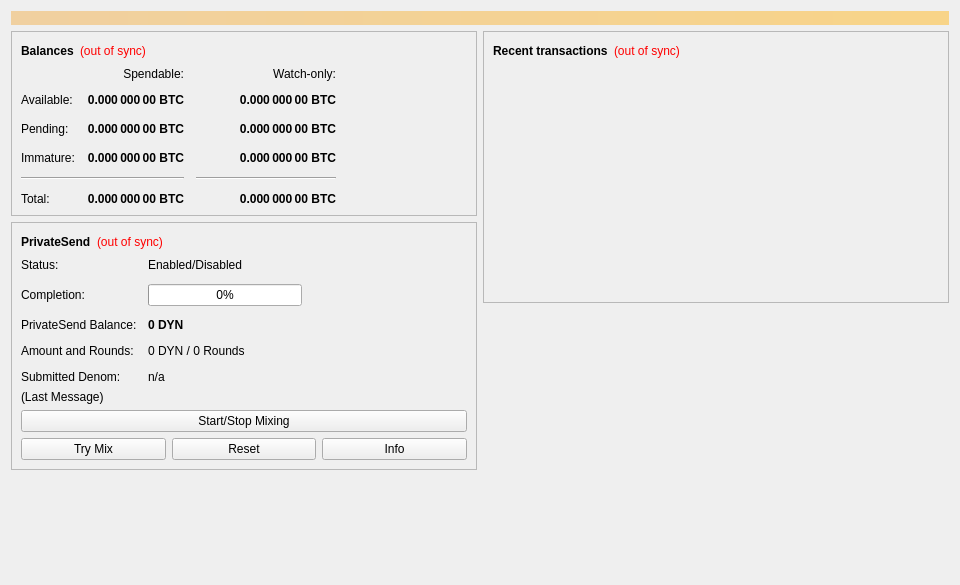
<?xml version="1.0" encoding="UTF-8"?>
<ui version="4.0">
 <class>OverviewPage</class>
 <widget class="QWidget" name="OverviewPage">
  <property name="geometry">
   <rect>
    <x>0</x>
    <y>0</y>
    <width>960</width>
    <height>585</height>
   </rect>
  </property>
  <property name="minimumSize">
   <size>
    <width>960</width>
    <height>0</height>
   </size>
  </property>
  <property name="windowTitle">
   <string>Form</string>
  </property>
  <layout class="QVBoxLayout" name="topLayout">
   <item>
    <widget class="QLabel" name="labelAlerts">
     <property name="visible">
      <bool>false</bool>
     </property>
     <property name="styleSheet">
      <string notr="true">background-color: qlineargradient(x1: 0, y1: 0, x2: 1, y2: 0, stop:0 #F0D0A0, stop:1 #F8D488); color:#000000;</string>
     </property>
     <property name="wordWrap">
      <bool>true</bool>
     </property>
     <property name="margin">
      <number>3</number>
     </property>
    </widget>
   </item>
   <item>
    <layout class="QHBoxLayout" name="horizontalLayout" stretch="1,1">
     <item>
      <layout class="QVBoxLayout" name="verticalLayout_2">
       <item>
        <widget class="QFrame" name="frame">
         <property name="frameShape">
          <enum>QFrame::StyledPanel</enum>
         </property>
         <property name="frameShadow">
          <enum>QFrame::Raised</enum>
         </property>
         <layout class="QVBoxLayout" name="verticalLayout_4">
          <item>
           <layout class="QHBoxLayout" name="horizontalLayout_4">
            <item>
             <widget class="QLabel" name="label_5">
              <property name="font">
               <font>
                <weight>75</weight>
                <bold>true</bold>
               </font>
              </property>
              <property name="text">
               <string>Balances</string>
              </property>
             </widget>
            </item>
            <item>
             <widget class="QLabel" name="labelWalletStatus">
              <property name="toolTip">
               <string>The displayed information may be out of date. Your wallet automatically synchronizes with the Dynamic network after a connection is established, but this process has not completed yet.</string>
              </property>
              <property name="styleSheet">
               <string notr="true">QLabel { color: red; }</string>
              </property>
              <property name="text">
               <string notr="true">(out of sync)</string>
              </property>
              <property name="alignment">
               <set>Qt::AlignLeading|Qt::AlignLeft|Qt::AlignVCenter</set>
              </property>
             </widget>
            </item>
            <item>
             <spacer name="horizontalSpacer_3">
              <property name="orientation">
               <enum>Qt::Horizontal</enum>
              </property>
              <property name="sizeHint" stdset="0">
               <size>
                <width>40</width>
                <height>20</height>
               </size>
              </property>
             </spacer>
            </item>
           </layout>
          </item>
          <item>
           <layout class="QGridLayout" name="gridLayout">
            <property name="spacing">
             <number>12</number>
            </property>
            <item row="2" column="2">
             <widget class="QLabel" name="labelWatchPending">
              <property name="font">
               <font>
                <weight>75</weight>
                <bold>true</bold>
               </font>
              </property>
              <property name="cursor">
               <cursorShape>IBeamCursor</cursorShape>
              </property>
              <property name="toolTip">
               <string>Unconfirmed transactions to watch-only addresses</string>
              </property>
              <property name="text">
               <string notr="true">0.000 000 00 BTC</string>
              </property>
              <property name="alignment">
               <set>Qt::AlignRight|Qt::AlignTrailing|Qt::AlignVCenter</set>
              </property>
              <property name="textInteractionFlags">
               <set>Qt::LinksAccessibleByMouse|Qt::TextSelectableByKeyboard|Qt::TextSelectableByMouse</set>
              </property>
             </widget>
            </item>
            <item row="2" column="1">
             <widget class="QLabel" name="labelUnconfirmed">
              <property name="font">
               <font>
                <weight>75</weight>
                <bold>true</bold>
               </font>
              </property>
              <property name="cursor">
               <cursorShape>IBeamCursor</cursorShape>
              </property>
              <property name="toolTip">
               <string>Total of transactions that have yet to be confirmed, and do not yet count toward the spendable balance</string>
              </property>
              <property name="text">
               <string notr="true">0.000 000 00 BTC</string>
              </property>
              <property name="alignment">
               <set>Qt::AlignRight|Qt::AlignTrailing|Qt::AlignVCenter</set>
              </property>
              <property name="textInteractionFlags">
               <set>Qt::LinksAccessibleByMouse|Qt::TextSelectableByKeyboard|Qt::TextSelectableByMouse</set>
              </property>
             </widget>
            </item>
            <item row="3" column="2">
             <widget class="QLabel" name="labelWatchImmature">
              <property name="font">
               <font>
                <weight>75</weight>
                <bold>true</bold>
               </font>
              </property>
              <property name="cursor">
               <cursorShape>IBeamCursor</cursorShape>
              </property>
              <property name="toolTip">
               <string>Mined balance in watch-only addresses that has not yet matured</string>
              </property>
              <property name="text">
               <string notr="true">0.000 000 00 BTC</string>
              </property>
              <property name="alignment">
               <set>Qt::AlignRight|Qt::AlignTrailing|Qt::AlignVCenter</set>
              </property>
              <property name="textInteractionFlags">
               <set>Qt::LinksAccessibleByMouse|Qt::TextSelectableByKeyboard|Qt::TextSelectableByMouse</set>
              </property>
             </widget>
            </item>
            <item row="4" column="0" colspan="2">
             <widget class="Line" name="lineSpendableBalance">
              <property name="orientation">
               <enum>Qt::Horizontal</enum>
              </property>
             </widget>
            </item>
            <item row="4" column="2">
             <widget class="Line" name="lineWatchBalance">
              <property name="sizePolicy">
               <sizepolicy hsizetype="Preferred" vsizetype="Fixed">
                <horstretch>0</horstretch>
                <verstretch>0</verstretch>
               </sizepolicy>
              </property>
              <property name="minimumSize">
               <size>
                <width>140</width>
                <height>0</height>
               </size>
              </property>
              <property name="orientation">
               <enum>Qt::Horizontal</enum>
              </property>
             </widget>
            </item>
            <item row="5" column="0">
             <widget class="QLabel" name="labelTotalText">
              <property name="text">
               <string>Total:</string>
              </property>
             </widget>
            </item>
            <item row="3" column="1">
             <widget class="QLabel" name="labelImmature">
              <property name="font">
               <font>
                <weight>75</weight>
                <bold>true</bold>
               </font>
              </property>
              <property name="cursor">
               <cursorShape>IBeamCursor</cursorShape>
              </property>
              <property name="toolTip">
               <string>Mined balance that has not yet matured</string>
              </property>
              <property name="text">
               <string notr="true">0.000 000 00 BTC</string>
              </property>
              <property name="alignment">
               <set>Qt::AlignRight|Qt::AlignTrailing|Qt::AlignVCenter</set>
              </property>
              <property name="textInteractionFlags">
               <set>Qt::LinksAccessibleByMouse|Qt::TextSelectableByKeyboard|Qt::TextSelectableByMouse</set>
              </property>
             </widget>
            </item>
            <item row="2" column="3">
             <spacer name="horizontalSpacer_2">
              <property name="orientation">
               <enum>Qt::Horizontal</enum>
              </property>
              <property name="sizeHint" stdset="0">
               <size>
                <width>40</width>
                <height>20</height>
               </size>
              </property>
             </spacer>
            </item>
            <item row="3" column="0">
             <widget class="QLabel" name="labelImmatureText">
              <property name="text">
               <string>Immature:</string>
              </property>
             </widget>
            </item>
            <item row="5" column="1">
             <widget class="QLabel" name="labelTotal">
              <property name="font">
               <font>
                <weight>75</weight>
                <bold>true</bold>
               </font>
              </property>
              <property name="cursor">
               <cursorShape>IBeamCursor</cursorShape>
              </property>
              <property name="toolTip">
               <string>Your current total balance</string>
              </property>
              <property name="text">
               <string notr="true">0.000 000 00 BTC</string>
              </property>
              <property name="alignment">
               <set>Qt::AlignRight|Qt::AlignTrailing|Qt::AlignVCenter</set>
              </property>
              <property name="textInteractionFlags">
               <set>Qt::LinksAccessibleByMouse|Qt::TextSelectableByKeyboard|Qt::TextSelectableByMouse</set>
              </property>
             </widget>
            </item>
            <item row="5" column="2">
             <widget class="QLabel" name="labelWatchTotal">
              <property name="font">
               <font>
                <weight>75</weight>
                <bold>true</bold>
               </font>
              </property>
              <property name="cursor">
               <cursorShape>IBeamCursor</cursorShape>
              </property>
              <property name="toolTip">
               <string>Current total balance in watch-only addresses</string>
              </property>
              <property name="text">
               <string notr="true">0.000 000 00 BTC</string>
              </property>
              <property name="alignment">
               <set>Qt::AlignRight|Qt::AlignTrailing|Qt::AlignVCenter</set>
              </property>
              <property name="textInteractionFlags">
               <set>Qt::LinksAccessibleByMouse|Qt::TextSelectableByKeyboard|Qt::TextSelectableByMouse</set>
              </property>
             </widget>
            </item>
            <item row="0" column="2">
             <widget class="QLabel" name="labelWatchonly">
              <property name="text">
               <string>Watch-only:</string>
              </property>
              <property name="alignment">
               <set>Qt::AlignRight|Qt::AlignTrailing|Qt::AlignVCenter</set>
              </property>
             </widget>
            </item>
            <item row="1" column="0">
             <widget class="QLabel" name="labelBalanceText">
              <property name="text">
               <string>Available:</string>
              </property>
             </widget>
            </item>
            <item row="1" column="1">
             <widget class="QLabel" name="labelBalance">
              <property name="font">
               <font>
                <weight>75</weight>
                <bold>true</bold>
               </font>
              </property>
              <property name="cursor">
               <cursorShape>IBeamCursor</cursorShape>
              </property>
              <property name="toolTip">
               <string>Your current spendable balance</string>
              </property>
              <property name="text">
               <string notr="true">0.000 000 00 BTC</string>
              </property>
              <property name="alignment">
               <set>Qt::AlignRight|Qt::AlignTrailing|Qt::AlignVCenter</set>
              </property>
              <property name="textInteractionFlags">
               <set>Qt::LinksAccessibleByMouse|Qt::TextSelectableByKeyboard|Qt::TextSelectableByMouse</set>
              </property>
             </widget>
            </item>
            <item row="1" column="2">
             <widget class="QLabel" name="labelWatchAvailable">
              <property name="font">
               <font>
                <weight>75</weight>
                <bold>true</bold>
               </font>
              </property>
              <property name="cursor">
               <cursorShape>IBeamCursor</cursorShape>
              </property>
              <property name="toolTip">
               <string>Your current balance in watch-only addresses</string>
              </property>
              <property name="text">
               <string notr="true">0.000 000 00 BTC</string>
              </property>
              <property name="alignment">
               <set>Qt::AlignRight|Qt::AlignTrailing|Qt::AlignVCenter</set>
              </property>
              <property name="textInteractionFlags">
               <set>Qt::LinksAccessibleByMouse|Qt::TextSelectableByKeyboard|Qt::TextSelectableByMouse</set>
              </property>
             </widget>
            </item>
            <item row="2" column="0">
             <widget class="QLabel" name="labelPendingText">
              <property name="text">
               <string>Pending:</string>
              </property>
             </widget>
            </item>
            <item row="0" column="1">
             <widget class="QLabel" name="labelSpendable">
              <property name="text">
               <string>Spendable:</string>
              </property>
              <property name="alignment">
               <set>Qt::AlignRight|Qt::AlignTrailing|Qt::AlignVCenter</set>
              </property>
             </widget>
            </item>
           </layout>
          </item>
         </layout>
        </widget>
       </item>
       <item>
        <widget class="QFrame" name="framePrivateSend">
         <property name="layoutDirection">
          <enum>Qt::LeftToRight</enum>
         </property>
         <property name="frameShape">
          <enum>QFrame::StyledPanel</enum>
         </property>
         <property name="frameShadow">
          <enum>QFrame::Raised</enum>
         </property>
         <layout class="QVBoxLayout" name="VerticalLayout_PS1">
          <item>
           <layout class="QHBoxLayout" name="horizontalLayout_5">
            <item>
             <widget class="QLabel" name="labelPrivateSendHeader">
              <property name="font">
               <font>
                <weight>75</weight>
                <bold>true</bold>
               </font>
              </property>
              <property name="text">
               <string>PrivateSend</string>
              </property>
             </widget>
            </item>
            <item>
             <widget class="QLabel" name="labelPrivateSendSyncStatus">
              <property name="toolTip">
               <string>The displayed information may be out of date. Your wallet automatically synchronizes with the Dynamic network after a connection is established, but this process has not completed yet.</string>
              </property>
              <property name="styleSheet">
               <string notr="true">QLabel { color: red; }</string>
              </property>
              <property name="text">
               <string notr="true">(out of sync)</string>
              </property>
              <property name="alignment">
               <set>Qt::AlignLeading|Qt::AlignLeft|Qt::AlignVCenter</set>
              </property>
             </widget>
            </item>
            <item>
             <spacer name="horizontalSpacer_4">
              <property name="orientation">
               <enum>Qt::Horizontal</enum>
              </property>
              <property name="sizeHint" stdset="0">
               <size>
                <width>40</width>
                <height>20</height>
               </size>
              </property>
             </spacer>
            </item>
           </layout>
          </item>
          <item>
           <layout class="QFormLayout" name="privateSendFormLayout">
            <property name="fieldGrowthPolicy">
             <enum>QFormLayout::AllNonFixedFieldsGrow</enum>
            </property>
            <property name="horizontalSpacing">
             <number>11</number>
            </property>
            <property name="verticalSpacing">
             <number>12</number>
            </property>
            <item row="0" column="0">
             <widget class="QLabel" name="labelPrivateSendEnabledText">
              <property name="text">
               <string>Status:</string>
              </property>
             </widget>
            </item>
            <item row="0" column="1">
             <widget class="QLabel" name="labelPrivateSendEnabled">
              <property name="text">
               <string>Enabled/Disabled</string>
              </property>
             </widget>
            </item>
            <item row="1" column="0">
             <widget class="QLabel" name="labelCompletitionText">
              <property name="text">
               <string>Completion:</string>
              </property>
             </widget>
            </item>
            <item row="1" column="1">
             <widget class="QProgressBar" name="privateSendProgress">
              <property name="maximumSize">
               <size>
                <width>154</width>
                <height>16777215</height>
               </size>
              </property>
              <property name="value">
               <number>0</number>
              </property>
             </widget>
            </item>
            <item row="2" column="0">
             <widget class="QLabel" name="labelAnonymizedText">
              <property name="text">
               <string>PrivateSend Balance:</string>
              </property>
             </widget>
            </item>
            <item row="2" column="1">
             <widget class="QLabel" name="labelAnonymized">
              <property name="font">
               <font>
                <weight>75</weight>
                <bold>true</bold>
               </font>
              </property>
              <property name="text">
               <string notr="true">0 DYN</string>
              </property>
             </widget>
            </item>
            <item row="3" column="0">
             <widget class="QLabel" name="labelAmountAndRoundsText">
              <property name="text">
               <string>Amount and Rounds:</string>
              </property>
             </widget>
            </item>
            <item row="3" column="1">
             <widget class="QLabel" name="labelAmountRounds">
              <property name="text">
               <string>0 DYN / 0 Rounds</string>
              </property>
             </widget>
            </item>
            <item row="4" column="0">
             <widget class="QLabel" name="labelSubmittedDenomText">
              <property name="text">
               <string>Submitted Denom:</string>
              </property>
             </widget>
            </item>
            <item row="4" column="1">
             <widget class="QLabel" name="labelSubmittedDenom">
              <property name="toolTip">
               <string>The denominations you submitted to the Dynode.&lt;br&gt;To mix, other users must submit the exact same denominations.</string>
              </property>
              <property name="text">
               <string>n/a</string>
              </property>
             </widget>
            </item>
           </layout>
          </item>
          <item>
           <layout class="QVBoxLayout" name="VerticalLayout_PS">
            <item>
             <widget class="QLabel" name="labelPrivateSendLastMessage">
              <property name="text">
               <string>(Last Message)</string>
              </property>
              <property name="alignment">
               <set>Qt::AlignLeading|Qt::AlignLeft|Qt::AlignTop</set>
              </property>
              <property name="wordWrap">
               <bool>true</bool>
              </property>
             </widget>
            </item>
            <item>
             <widget class="QPushButton" name="togglePrivateSend">
              <property name="sizePolicy">
               <sizepolicy hsizetype="MinimumExpanding" vsizetype="Fixed">
                <horstretch>0</horstretch>
                <verstretch>0</verstretch>
               </sizepolicy>
              </property>
              <property name="text">
               <string>Start/Stop Mixing</string>
              </property>
             </widget>
            </item>
            <item>
             <layout class="QHBoxLayout" name="horizontalLayout_debugbuttons">
              <item>
               <widget class="QPushButton" name="privateSendAuto">
                <property name="sizePolicy">
                 <sizepolicy hsizetype="MinimumExpanding" vsizetype="Fixed">
                  <horstretch>0</horstretch>
                  <verstretch>0</verstretch>
                 </sizepolicy>
                </property>
                <property name="toolTip">
                 <string>Try to manually submit a PrivateSend request.</string>
                </property>
                <property name="text">
                 <string>Try Mix</string>
                </property>
               </widget>
              </item>
              <item>
               <widget class="QPushButton" name="privateSendReset">
                <property name="sizePolicy">
                 <sizepolicy hsizetype="MinimumExpanding" vsizetype="Fixed">
                  <horstretch>0</horstretch>
                  <verstretch>0</verstretch>
                 </sizepolicy>
                </property>
                <property name="toolTip">
                 <string>Reset the current status of PrivateSend (can interrupt PrivateSend if it's in the process of Mixing, which can cost you money!)</string>
                </property>
                <property name="autoFillBackground">
                 <bool>false</bool>
                </property>
                <property name="text">
                 <string>Reset</string>
                </property>
               </widget>
              </item>
              <item>
               <widget class="QPushButton" name="privateSendInfo">
                <property name="sizePolicy">
                 <sizepolicy hsizetype="MinimumExpanding" vsizetype="Fixed">
                  <horstretch>0</horstretch>
                  <verstretch>0</verstretch>
                 </sizepolicy>
                </property>
                <property name="toolTip">
                 <string>Information about PrivateSend and Mixing</string>
                </property>
                <property name="text">
                 <string>Info</string>
                </property>
               </widget>
              </item>
             </layout>
            </item>
           </layout>
          </item>
         </layout>
        </widget>
       </item>
       <item>
        <spacer name="verticalSpacer">
         <property name="orientation">
          <enum>Qt::Vertical</enum>
         </property>
         <property name="sizeHint" stdset="0">
          <size>
           <width>20</width>
           <height>40</height>
          </size>
         </property>
        </spacer>
       </item>
      </layout>
     </item>
     <item>
      <layout class="QVBoxLayout" name="verticalLayout_3">
       <item>
        <widget class="QFrame" name="frame_2">
         <property name="frameShape">
          <enum>QFrame::StyledPanel</enum>
         </property>
         <property name="frameShadow">
          <enum>QFrame::Raised</enum>
         </property>
         <layout class="QVBoxLayout" name="verticalLayout">
          <item>
           <layout class="QHBoxLayout" name="horizontalLayout_2">
            <item>
             <widget class="QLabel" name="label_4">
              <property name="font">
               <font>
                <weight>75</weight>
                <bold>true</bold>
               </font>
              </property>
              <property name="text">
               <string>Recent transactions</string>
              </property>
             </widget>
            </item>
            <item>
             <widget class="QLabel" name="labelTransactionsStatus">
              <property name="toolTip">
               <string>The displayed information may be out of date. Your wallet automatically synchronizes with the Dynamic network after a connection is established, but this process has not completed yet.</string>
              </property>
              <property name="styleSheet">
               <string notr="true">QLabel { color: red; }</string>
              </property>
              <property name="text">
               <string notr="true">(out of sync)</string>
              </property>
              <property name="alignment">
               <set>Qt::AlignLeading|Qt::AlignLeft|Qt::AlignVCenter</set>
              </property>
             </widget>
            </item>
            <item>
             <spacer name="horizontalSpacer">
              <property name="orientation">
               <enum>Qt::Horizontal</enum>
              </property>
              <property name="sizeHint" stdset="0">
               <size>
                <width>40</width>
                <height>20</height>
               </size>
              </property>
             </spacer>
            </item>
           </layout>
          </item>
          <item>
           <widget class="QListView" name="listTransactions">
            <property name="styleSheet">
             <string notr="true">QListView { background: transparent; }</string>
            </property>
            <property name="frameShape">
             <enum>QFrame::NoFrame</enum>
            </property>
            <property name="verticalScrollBarPolicy">
             <enum>Qt::ScrollBarAlwaysOff</enum>
            </property>
            <property name="horizontalScrollBarPolicy">
             <enum>Qt::ScrollBarAlwaysOff</enum>
            </property>
            <property name="selectionMode">
             <enum>QAbstractItemView::NoSelection</enum>
            </property>
           </widget>
          </item>
         </layout>
        </widget>
       </item>
       <item>
        <spacer name="verticalSpacer_2">
         <property name="orientation">
          <enum>Qt::Vertical</enum>
         </property>
         <property name="sizeHint" stdset="0">
          <size>
           <width>20</width>
           <height>40</height>
          </size>
         </property>
        </spacer>
       </item>
      </layout>
     </item>
    </layout>
   </item>
  </layout>
 </widget>
 <resources/>
 <connections/>
</ui>
